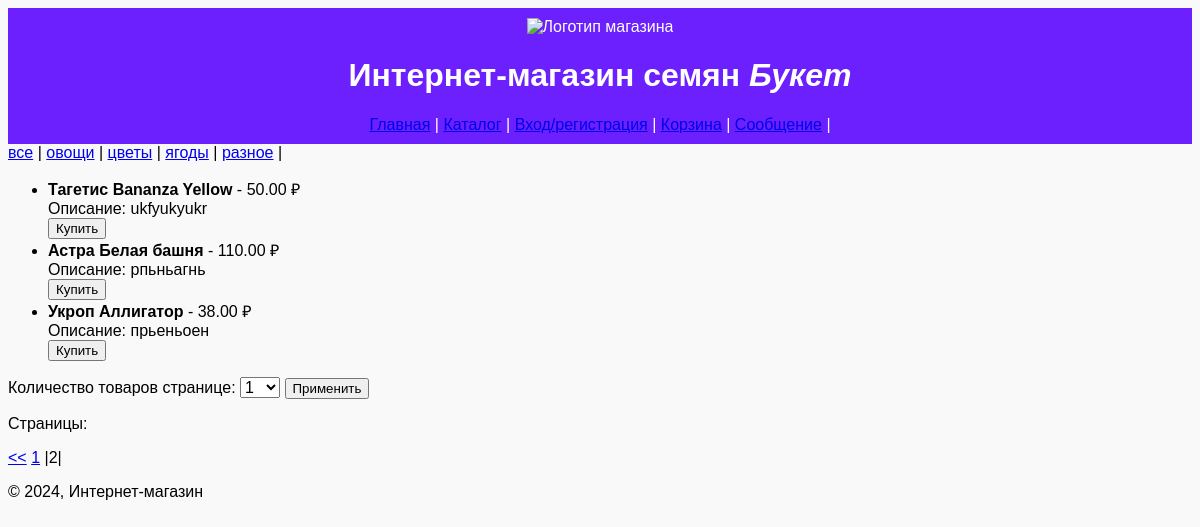
The app's page /kind/all/?page=2 with its own data.
### seeds/models.py (models this page shows, shortened)
class Kind(models.Model):
    name_kind = models.CharField(max_length=50, verbose_name='Название вида')
    specification_kind = models.TextField(verbose_name='Описание вида')

class Product(models.Model):
    name_product = models.CharField(max_length=50, verbose_name='Название сорта')
    specification_product = models.TextField(verbose_name='Описание сорта')
    fabricator = models.CharField(max_length=50, verbose_name='Производитель')
    amount = models.PositiveSmallIntegerField(verbose_name='Количество в упаковке')
    price = models.DecimalField(max_digits=5, decimal_places=2, verbose_name='Цена')
    balance = models.PositiveIntegerField(verbose_name='Остаток')
    category = models.ForeignKey(Category, on_delete=models.PROTECT, null=True, blank=True, verbose_name='Категория')
    kind = models.ForeignKey(Kind, on_delete=models.PROTECT, null=True, blank=True, verbose_name='Вид')

### seeds/views.py (the view)
# urls.py: path('kind/<str:name_kind>/', catalog, name='catalog'),
def catalog(request, name_kind):
    global per_page
    kinds = Kind.objects.all()
    if name_kind != 'all':
        filtered_products = Product.objects.filter(kind__name_kind=name_kind)
    else:
        filtered_products = Product.objects.all()
    if request.method == 'POST':
        per_page = request.POST.get('page_len')
    paginator = Paginator(filtered_products, per_page)  # создаем пагинатор
    page_number = request.GET.get('page')  # получаем номер страницы, на которую переходит пользователь
    page_obj = paginator.get_page(page_number)  # получаем товары для текущей страницы
    context = {
        'page_obj': page_obj,
        'kinds': kinds,
    }
    return render(request, 'seeds/catalog.html', context)

### templates/seeds/catalog.html (shortened to what this page needs)
{% extends 'base.html' %}
{% block content %}
<nav>
    <a href="/kind/all/">все</a> |
    {% for kind in kinds %}
    <a href="/kind/{{ kind.name_kind|urlencode }}/">{{ kind.name_kind }}</a> |
    {% endfor %}
</nav>
{% if page_obj %}
    <ul>
        {% for product in page_obj %}
        <li>
            <strong>{{ product.name_product }}</strong> - {{ product.price }} ₽<br>
            Описание: {{ product.specification_product }}
            <br>
            <a href="/add_basket/{{ product.name_product|urlencode }}/"><button type="submit">Купить</button></a>
        </li>
        {% endfor %}
    </ul>
{% else %}
    <p>Товары отсутствуют</p>
{% endif %}
{% endblock %}
{% block pagination %}
    {{ block.super }}
{% endblock %}

### seeds/static/seedsshop/styles.css (style rules this page uses)
body { font-family: Arial, sans-serif; background-color: #f9f9f9; }

### records on screen
Kind: name_kind "овощи"
Kind: name_kind "цветы"
Kind: name_kind "ягоды"
Kind: name_kind "разное"
Product: name_product "Тагетис Bananza Yellow", price "50.00", specification_product "ukfyukyukr"
Product: name_product "Астра Белая башня", price "110.00", specification_product "рпьньагнь"
Product: name_product "Укроп Аллигатор", price "38.00", specification_product "прьеньоен"

### other values on screen
{{ page_obj.previous_page_number }} "1"
{{ page_obj.number }} "2"
